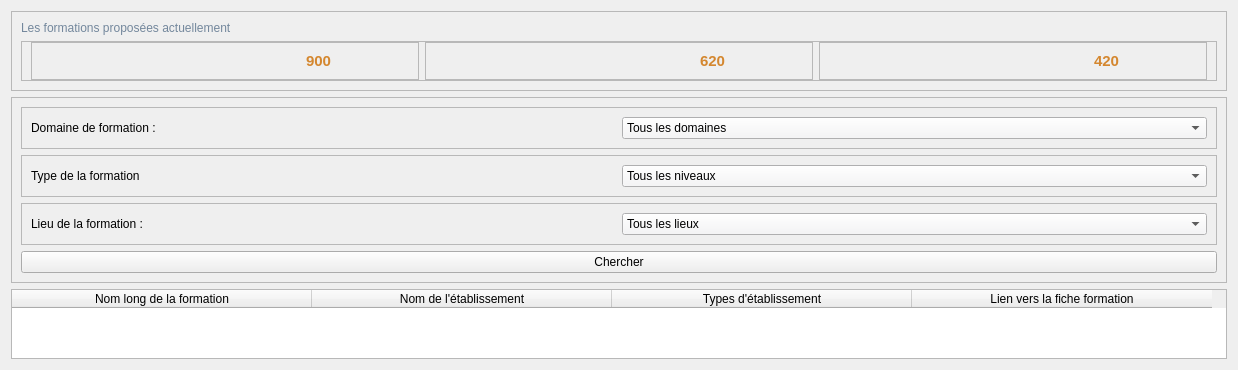
            <widget class="QWidget" name="donnees_formations">
             <property name="minimumSize">
              <size>
               <width>0</width>
               <height>0</height>
              </size>
             </property>
             <layout class="QVBoxLayout" name="verticalLayout_17">
              <item>
               <widget class="QFrame" name="frame_66">
                <property name="frameShape">
                 <enum>QFrame::StyledPanel</enum>
                </property>
                <property name="frameShadow">
                 <enum>QFrame::Raised</enum>
                </property>
                <layout class="QVBoxLayout" name="verticalLayout_39">
                 <item>
                  <widget class="QLabel" name="label_5">
                   <property name="styleSheet">
                    <string notr="true">font:  bold 10pt &quot;MS Shell Dlg 2&quot;; 
color: rgb(115, 135, 156);
</string>
                   </property>
                   <property name="text">
                    <string>Les formations proposées actuellement</string>
                   </property>
                  </widget>
                 </item>
                 <item>
                  <widget class="QFrame" name="frame_31">
                   <property name="frameShape">
                    <enum>QFrame::StyledPanel</enum>
                   </property>
                   <property name="frameShadow">
                    <enum>QFrame::Raised</enum>
                   </property>
                   <layout class="QHBoxLayout" name="horizontalLayout_14">
                    <property name="topMargin">
                     <number>0</number>
                    </property>
                    <property name="bottomMargin">
                     <number>0</number>
                    </property>
                    <item>
                     <widget class="QFrame" name="frame_32">
                      <property name="frameShape">
                       <enum>QFrame::StyledPanel</enum>
                      </property>
                      <property name="frameShadow">
                       <enum>QFrame::Raised</enum>
                      </property>
                      <layout class="QHBoxLayout" name="horizontalLayout_24">
                       <item>
                        <widget class="QLabel" name="label_45">
                         <property name="styleSheet">
                          <string notr="true"/>
                         </property>
                         <property name="text">
                          <string/>
                         </property>
                         <property name="pixmap">
                          <pixmap resource="source.qrc">:/icones/icons/4.png</pixmap>
                         </property>
                        </widget>
                       </item>
                       <item alignment="Qt::AlignHCenter">
                        <widget class="QLabel" name="label_46">
                         <property name="font">
                          <font>
                           <family>MS Shell Dlg 2</family>
                           <pointsize>11</pointsize>
                           <weight>75</weight>
                           <italic>false</italic>
                           <bold>true</bold>
                          </font>
                         </property>
                         <property name="styleSheet">
                          <string notr="true">font: bold 11pt &quot;MS Shell Dlg 2&quot;;
color: rgb(212, 135, 47);</string>
                         </property>
                         <property name="text">
                          <string>900</string>
                         </property>
                        </widget>
                       </item>
                      </layout>
                     </widget>
                    </item>
                    <item>
                     <widget class="QFrame" name="frame_33">
                      <property name="frameShape">
                       <enum>QFrame::StyledPanel</enum>
                      </property>
                      <property name="frameShadow">
                       <enum>QFrame::Raised</enum>
                      </property>
                      <layout class="QHBoxLayout" name="horizontalLayout_25">
                       <item>
                        <widget class="QLabel" name="label_47">
                         <property name="text">
                          <string/>
                         </property>
                         <property name="pixmap">
                          <pixmap resource="source.qrc">:/icones/icons/5.png</pixmap>
                         </property>
                        </widget>
                       </item>
                       <item alignment="Qt::AlignHCenter">
                        <widget class="QLabel" name="label_48">
                         <property name="font">
                          <font>
                           <family>MS Shell Dlg 2</family>
                           <pointsize>11</pointsize>
                           <weight>75</weight>
                           <italic>false</italic>
                           <bold>true</bold>
                          </font>
                         </property>
                         <property name="styleSheet">
                          <string notr="true">font: bold 11pt &quot;MS Shell Dlg 2&quot;;
color: rgb(212, 135, 47);</string>
                         </property>
                         <property name="text">
                          <string>620</string>
                         </property>
                        </widget>
                       </item>
                      </layout>
                     </widget>
                    </item>
                    <item>
                     <widget class="QFrame" name="frame_34">
                      <property name="frameShape">
                       <enum>QFrame::StyledPanel</enum>
                      </property>
                      <property name="frameShadow">
                       <enum>QFrame::Raised</enum>
                      </property>
                      <layout class="QHBoxLayout" name="horizontalLayout_26">
                       <item>
                        <widget class="QLabel" name="label_49">
                         <property name="text">
                          <string/>
                         </property>
                         <property name="pixmap">
                          <pixmap resource="source.qrc">:/icones/icons/6.png</pixmap>
                         </property>
                        </widget>
                       </item>
                       <item alignment="Qt::AlignHCenter">
                        <widget class="QLabel" name="label_50">
                         <property name="font">
                          <font>
                           <family>MS Shell Dlg 2</family>
                           <pointsize>11</pointsize>
                           <weight>75</weight>
                           <italic>false</italic>
                           <bold>true</bold>
                          </font>
                         </property>
                         <property name="styleSheet">
                          <string notr="true">font: bold 11pt &quot;MS Shell Dlg 2&quot;;
color: rgb(212, 135, 47);</string>
                         </property>
                         <property name="text">
                          <string>420</string>
                         </property>
                        </widget>
                       </item>
                      </layout>
                     </widget>
                    </item>
                   </layout>
                  </widget>
                 </item>
                </layout>
               </widget>
              </item>
              <item>
               <widget class="QFrame" name="frame_27">
                <property name="frameShape">
                 <enum>QFrame::StyledPanel</enum>
                </property>
                <property name="frameShadow">
                 <enum>QFrame::Raised</enum>
                </property>
                <layout class="QVBoxLayout" name="verticalLayout_15">
                 <item>
                  <widget class="QFrame" name="frame_28">
                   <property name="frameShape">
                    <enum>QFrame::StyledPanel</enum>
                   </property>
                   <property name="frameShadow">
                    <enum>QFrame::Raised</enum>
                   </property>
                   <layout class="QHBoxLayout" name="horizontalLayout_27">
                    <item>
                     <widget class="QLabel" name="label_42">
                      <property name="text">
                       <string>Domaine de formation :</string>
                      </property>
                     </widget>
                    </item>
                    <item>
                     <widget class="QComboBox" name="comboBox_11">
                      <property name="styleSheet">
                       <string notr="true">background-color: rgb(245, 245, 247);</string>
                      </property>
                      <item>
                       <property name="text">
                        <string>Tous les domaines</string>
                       </property>
                      </item>
                     </widget>
                    </item>
                   </layout>
                  </widget>
                 </item>
                 <item>
                  <widget class="QFrame" name="frame_29">
                   <property name="frameShape">
                    <enum>QFrame::StyledPanel</enum>
                   </property>
                   <property name="frameShadow">
                    <enum>QFrame::Raised</enum>
                   </property>
                   <layout class="QHBoxLayout" name="horizontalLayout_28">
                    <item>
                     <widget class="QLabel" name="label_43">
                      <property name="text">
                       <string>Type de la formation</string>
                      </property>
                     </widget>
                    </item>
                    <item>
                     <widget class="QComboBox" name="comboBox_12">
                      <property name="styleSheet">
                       <string notr="true">background-color: rgb(245, 245, 247);</string>
                      </property>
                      <item>
                       <property name="text">
                        <string>Tous les niveaux</string>
                       </property>
                      </item>
                     </widget>
                    </item>
                   </layout>
                  </widget>
                 </item>
                 <item>
                  <widget class="QFrame" name="frame_30">
                   <property name="frameShape">
                    <enum>QFrame::StyledPanel</enum>
                   </property>
                   <property name="frameShadow">
                    <enum>QFrame::Raised</enum>
                   </property>
                   <layout class="QHBoxLayout" name="horizontalLayout_29">
                    <item>
                     <widget class="QLabel" name="label_44">
                      <property name="text">
                       <string>Lieu de la formation :</string>
                      </property>
                     </widget>
                    </item>
                    <item>
                     <widget class="QComboBox" name="comboBox_13">
                      <property name="styleSheet">
                       <string notr="true">background-color: rgb(245, 245, 247);</string>
                      </property>
                      <item>
                       <property name="text">
                        <string>Tous les lieux</string>
                       </property>
                      </item>
                     </widget>
                    </item>
                   </layout>
                  </widget>
                 </item>
                 <item>
                  <widget class="QPushButton" name="pushButton_21">
                   <property name="text">
                    <string>Chercher</string>
                   </property>
                  </widget>
                 </item>
                </layout>
               </widget>
              </item>
              <item>
               <widget class="QTableWidget" name="tableWidget">
                <property name="sizeAdjustPolicy">
                 <enum>QAbstractScrollArea::AdjustToContents</enum>
                </property>
                <attribute name="horizontalHeaderDefaultSectionSize">
                 <number>300</number>
                </attribute>
                <column>
                 <property name="text">
                  <string>Nom long de la formation</string>
                 </property>
                </column>
                <column>
                 <property name="text">
                  <string>Nom de l'établissement</string>
                 </property>
                </column>
                <column>
                 <property name="text">
                  <string>Types d'établissement</string>
                 </property>
                </column>
                <column>
                 <property name="text">
                  <string>Lien vers la fiche formation</string>
                 </property>
                </column>
               </widget>
              </item>
             </layout>
            </widget>
